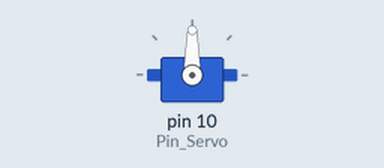
This sketch was run on a simulated Arduino Uno, built with avr-gcc and run on an emulated ATmega328P. Shown: servo.

Above: at 0.05 s.
At 3.5 s:
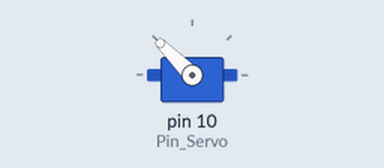
At 7.0 s:
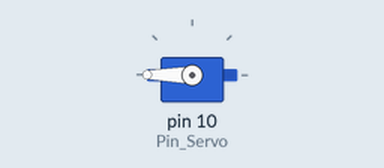
At 14.0 s:
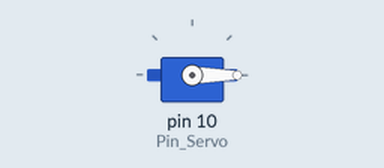
Timing chart, 0 to 18.2 s (numbered marks = the images above):
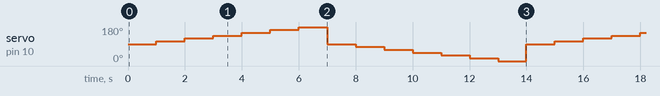

Measured:
- by itself, servo on pin 10 (Pin_Servo): repeats every 14.0 s: 120° 1.0 s, 135° 1.0 s, 150° 1.0 s, 165° 1.0 s, 180° 1.0 s, 90° 1.0 s, 75° 1.0 s, 60° 1.0 s, 45° 1.0 s, 30° 1.0 s, 15° 1.0 s, 0° 1.0 s, 90° 1.0 s, 105° 1.0 s

The sketch:

testServo.ino
```cpp
// Include library
#include <Servo.h>

//create object servo
Servo myServo;

// servo pin
#define Pin_Servo 10

// initialize initial position. Recall these are degrees
#define centerPos 90
int minPos = 0;
int maxPos = 180;
int sec = 1000;
int currentPos;

void setup() {
  // connect servo to uno
  myServo.attach(Pin_Servo);

}

void loop() {
  // Set pos to initial.
  myServo.write(centerPos);
  for(currentPos = centerPos; currentPos <= 180; currentPos=currentPos+15)
  {
    myServo.write(currentPos);
    delay(sec);
  }
  for(currentPos = centerPos; currentPos >= 0; currentPos=currentPos-15)
  {
    myServo.write(currentPos);
    delay(sec);
  }


}
```
